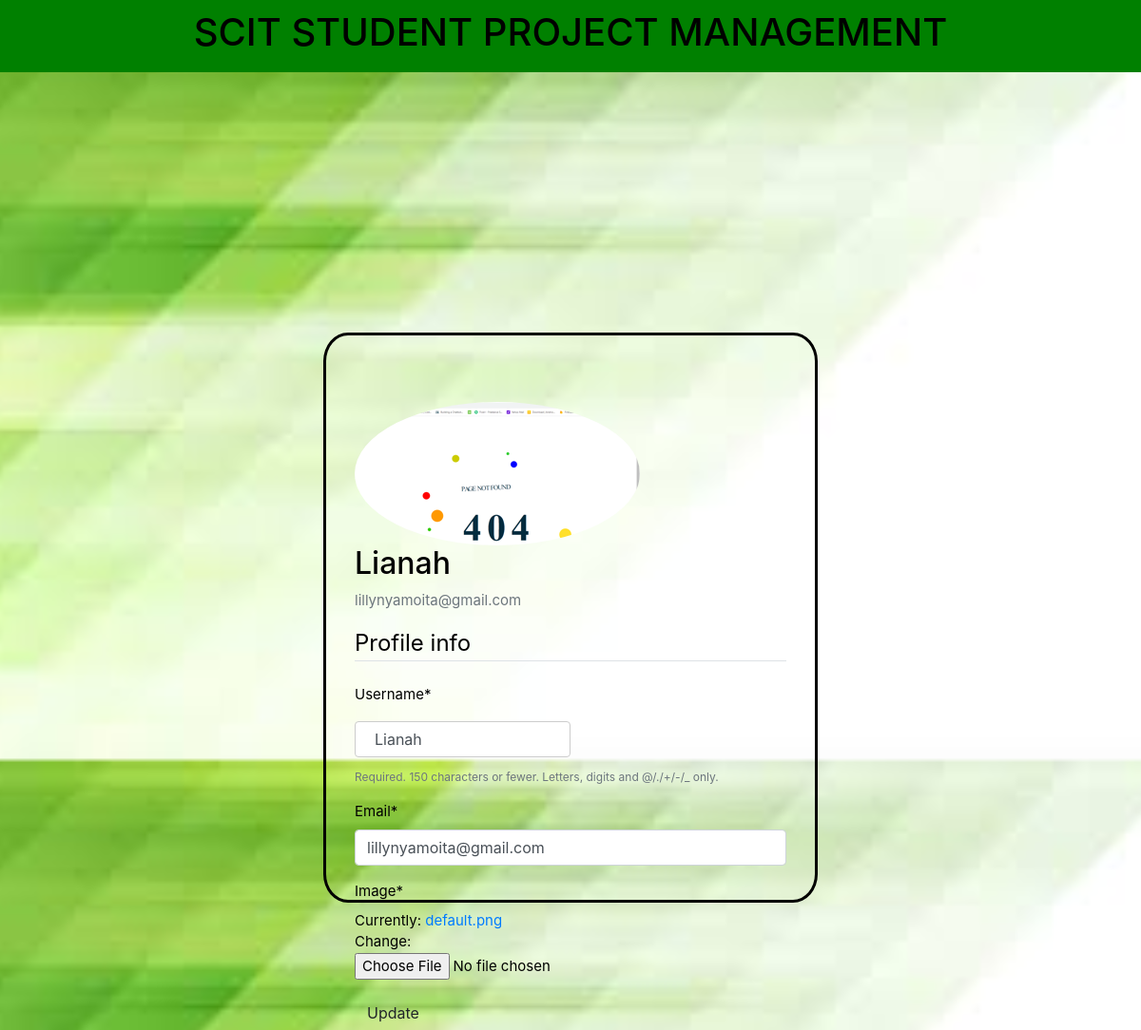
Screenshot of /users/profile/ (signed in) with the database file from the repository.
### students/models.py (models this page shows, shortened)
class User(AbstractUser):
    is_student = models.BooleanField(default=False)
    is_lecturer = models.BooleanField(default=False)
    first_name = models.CharField(max_length=20)
    last_name = models.CharField(max_length=20)
    createdon = models.DateTimeField(auto_now_add=True)
    updatedon = models.DateTimeField(auto_now=True)

class Profile(models.Model):
    user = models.OneToOneField(User, null=True, on_delete=models.CASCADE)
    image = models.ImageField(default='default.png', upload_to='profile_pics')

### students/views.py (the view)
# urls.py: path('profile/', profile, name='profile'),
@login_required
def profile(request):
    print(dir(request.user))
    if request.method == 'POST':
        u_form = UserUpdateForm(request.POST, instance=request.user)
        p_form = ProfileUpdateForm(request.POST, request.FILES, instance=request.user.profile)
        if u_form.is_valid() and p_form.is_valid():
            u_form.save()
            p_form.save()
            messages.success(request, f'your account has been updated')
        return redirect('profile')
    else:
        u_form = UserUpdateForm(instance=request.user)
        p_form = ProfileUpdateForm(instance=request.user.profile)
        context = {
            'u_form': u_form,
            'p_form': p_form
        }
    return render(request, 'students/profile.html', context)

### students/forms.py
class UserUpdateForm(forms.ModelForm):
    email = forms.EmailField()
    class Meta:
        model = User
        fields = ['username',  'email']

class ProfileUpdateForm(forms.ModelForm):
    class Meta:
        model = Profile
        fields = ['image']

### students/templates/students/profile.html (shortened to what this page needs)
{% extends "students/essentials/body3.html" %}
{% load crispy_forms_tags %}
{% block content %}
<div class= "profile-box">
    <img class="rounded-circle account-img" src="{{ user.profile.image.url }}">
    <div class="media-body">
        <h2 class="account-heading">{{ user.username }}</h2>
        <p class="text-secondary">{{ user.email }}</p>
    </div>
<form method ="POST" enctype="multipart/form-data">
    <fieldset class = "form-group">
        <legend class = "border-bottom mb-4">Profile info</legend>
        {{ u_form|crispy}}
        {{ p_form|crispy}}
    <div class = "form-group">
        <button class = "btn btn-outline" type = "submit">Update</button>
    </div>
    </fieldset>
    </form>
</div>
{% endblock content %}

### students/static/students/css/style.css (style rules this page uses)
body { font-family: sans-serif; margin:0; padding: 0; background: url(../images/minimal.jpg); background-size: cover; background-position: center; height:100%; }
.profile-box { padding: 70px 30px; text-align: left; background: transparent; color: black; font-size: 15px; border-radius: 5%; border-style: solid; height:600px; width: 520px; top:60%; left:50%; position: absolute; transform: translate(-50% ,-50%); box-sizing: border-box; }
input[type=text], select { align-content: center; width: 50%; padding: 12px 20px; margin: 8px 0; display: inline-block; border: 1px solid #ccc; border-radius: 4px; box-sizing: border-box; }

### rows the page displays
User: profile.image (placeholder picture), username "Lianah", email "lillynyamoita@gmail.com"
